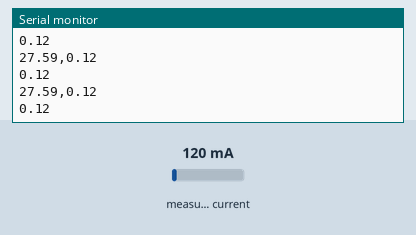
Simulated run of this sketch. Board: Arduino Uno, built with avr-gcc and run on an emulated ATmega328P. On the bench: the last lines printed to the serial monitor. The inputs (shaded band) are chosen by the test bench; at power-on: measured current 120 mA.

Above: at 1.5 s.
1.6 s: measured current set to 40 mA
At 2.4 s:
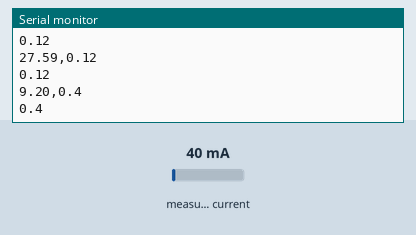
3.1 s: measured current set to 500 mA
At 3.5 s:
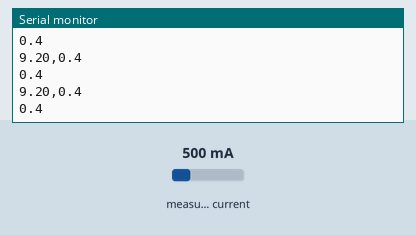
Timing chart, 0 to 6.1 s (numbered marks = the images above; inputs shaded):
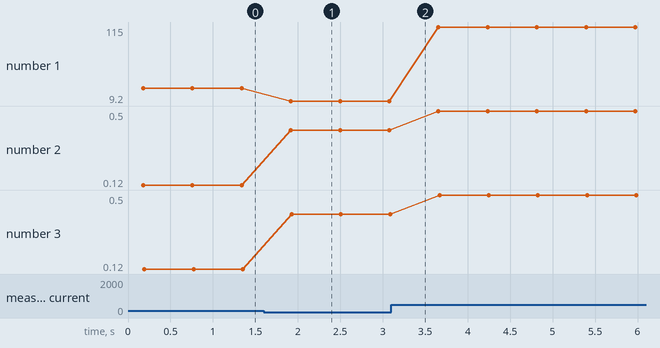

The sketch:

SKO.ino
```cpp
#include <math.h>
#include "EmonLib.h"

EnergyMonitor emon1;
String toPrint1, toPrint2;
double Irms, thePower;
char buffer1[30], buffer2[30];

void setup()
{
 Serial.begin(9600);
 emon1.current(0, 111.1);  //pin for current measurement, calibration value
 pinMode(0, OUTPUT);   //enable UEXT power supply
 digitalWrite(0, LOW);
}
void loop()
{
 Irms = emon1.calcIrms(1480); // measure current
 thePower = Irms*230.0;   // we assume voltage is 230VAC if you add transformer to connect to other input you can measure real voltage too

 toPrint1 = String((int)thePower) + "." + String(((unsigned int)(thePower*100))%100) + "," + String((int)Irms) + "." + String(((unsigned int)(Irms*100))%100) + " ";;
 toPrint2 = String((int)Irms) + "." + String(((unsigned int)(Irms*100))%100) + " ";
 toPrint1.toCharArray(buffer1, 30);
 //toPrint2.toCharArray(buffer2, 30);
 Serial.println(toPrint1);
 Serial.println(toPrint2);
 //Serial.println("----");


 delay(400);
}
```

Measured:
- after the input at 1.6 s, the serial monitor: prints a new line after 0.32 s (image 1)
- plotted number 1: 27.59 → 9.2 after the input at 1.6 s, 9.2 → 115 after the input at 3.1 s
- plotted number 2: 0.12 → 0.4 after the input at 1.6 s, 0.4 → 0.5 after the input at 3.1 s
- plotted number 3: 0.12 → 0.4 after the input at 1.6 s, 0.4 → 0.5 after the input at 3.1 s
